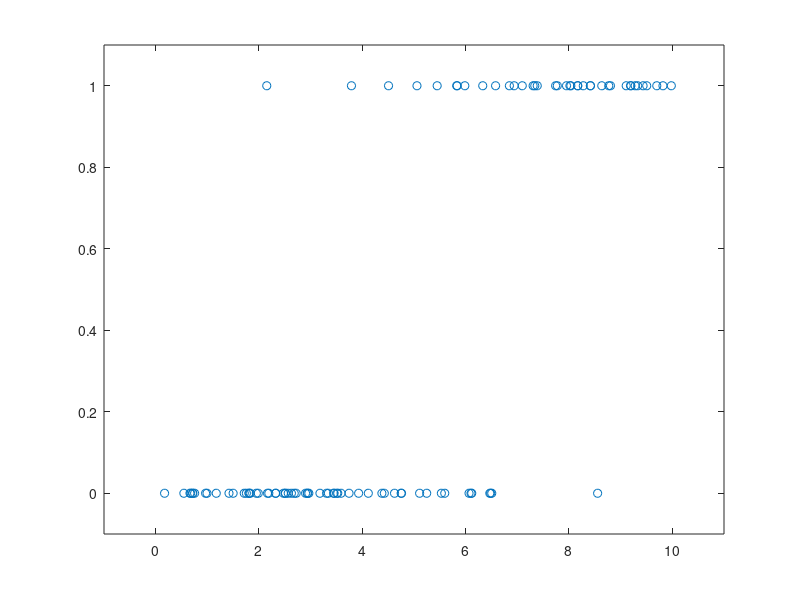

MATLAB code for this plot: (Note: this script raises an error after producing the figure.)
% Generate data
a =  1;
b = -5 ;
m= 100;

u = 10*rand(m,1);
yy = (rand(m,1) < exp(a*u+b)./(1+exp(a*u+b)));
plot(u,yy,'o')
axis([-1,11,-0.1, 1.1]);

% Solve problem
%
% minimize  -(sum_(y_i=1) ui)*a - b + sum log (1+exp(a*ui+b)

U = [ones(m,1) u];
cvx_expert true
cvx_begin
    variables xa(2)
    maximize(yy'*U*xa-sum(log_sum_exp([zeros(1,m); xa'*U'])))

    cvx_end


% Plot results and logistic function

ind1 = find(yy==1);
ind2 = find(yy==0);

aml = xa(2);  bml = xa(1);
us = linspace(-1,11,1000)';
ps = exp(aml*us + bml)./(1+exp(aml*us+bml));

dots = plot(us,ps,'-', u(ind1),yy(ind1),'o',...
     u(ind2),yy(ind2),'o');

